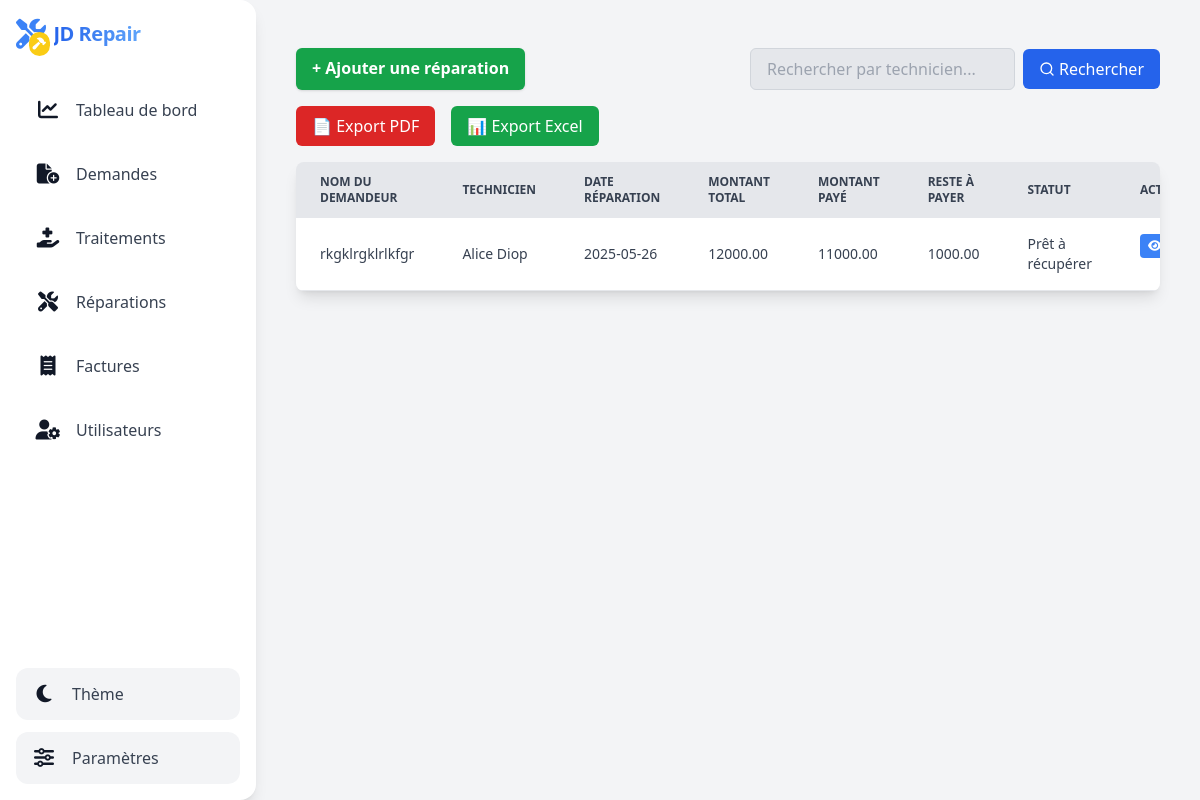
The app's page /admin/reparation/index.php, older data.
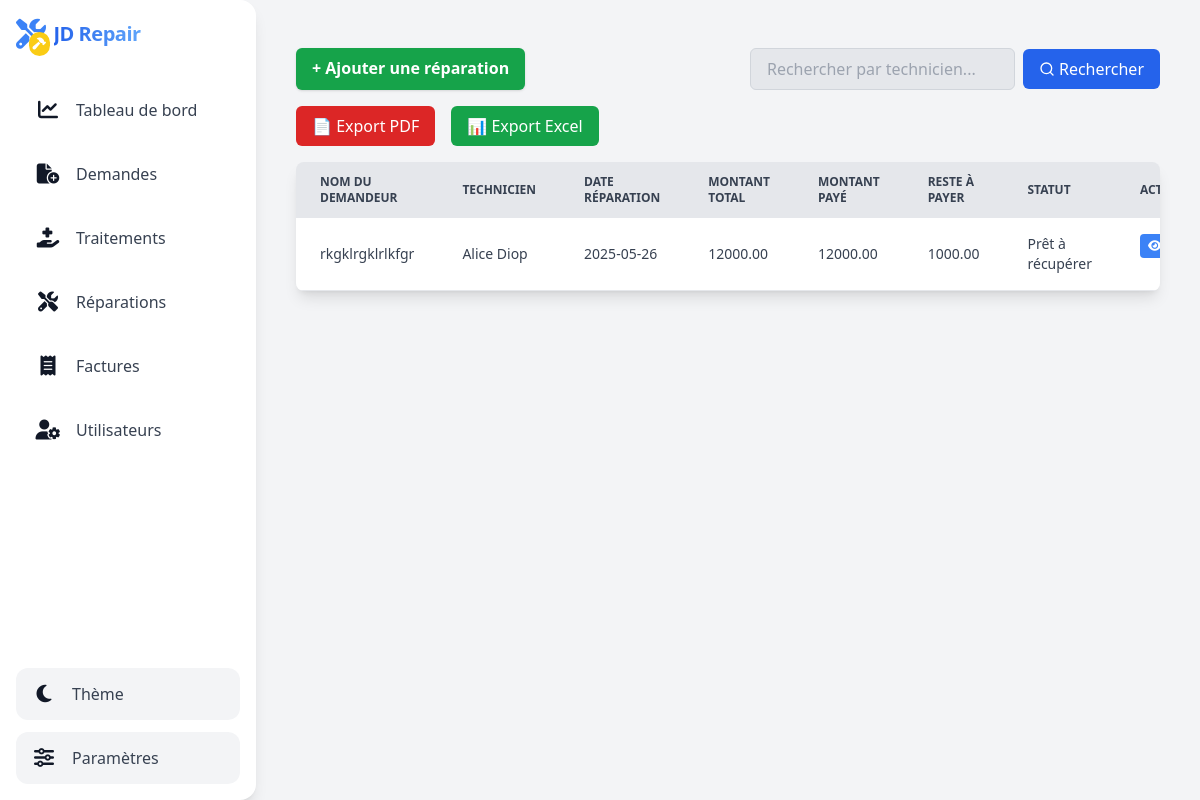
The same page, newer data.
### tables this page shows
CREATE TABLE `reparation` (
  `id_reparation` int(11) NOT NULL,
  `id_demande` int(11) NOT NULL,
  `id_traitement` int(11) NOT NULL,
  `date_reparation` date NOT NULL,
  `montant_total` decimal(10,2) DEFAULT NULL,
  `montant_paye` decimal(10,2) DEFAULT NULL,
  `reste_a_payer` decimal(10,2) DEFAULT NULL,
  `statut` enum('En cours','Endommagé','Prêt à récupérer') DEFAULT 'En cours'
);

CREATE TABLE `demande_reparation` (
  `id_demande` int(11) NOT NULL,
  `nom_complet` varchar(100) NOT NULL,
  `numero` varchar(20) NOT NULL,
  `email` varchar(100) DEFAULT NULL,
  `adresse` varchar(255) DEFAULT NULL,
  `marque_telephone` varchar(50) NOT NULL,
  `probleme` text NOT NULL,
  `date_demande` date NOT NULL,
  `type_reparation` enum('express','standard') DEFAULT 'standard'
);

CREATE TABLE `utilisateurs` (
  `id_utilisateur` int(11) NOT NULL,
  `nom_complet` varchar(100) NOT NULL,
  `email` varchar(100) NOT NULL,
  `mot_de_passe` varchar(255) NOT NULL,
  `role` enum('admin','technicien') DEFAULT 'technicien'
);

### admin/reparation/index.php (the view, shortened to what this page needs)
<?php
include $_SERVER['DOCUMENT_ROOT'].'/JD_REPAIR/config/db.php';
include $_SERVER['DOCUMENT_ROOT'].'/JD_REPAIR/includes/header.php';
include $_SERVER['DOCUMENT_ROOT'].'/JD_REPAIR/includes/sidebar.php';
$stmt = $pdo->prepare("
        SELECT
            r.*,
            dr.nom_complet AS nom_demandeur,
            u.nom_complet AS nom_technicien
        FROM reparation r
        INNER JOIN demande_reparation dr ON r.id_demande = dr.id_demande
        INNER JOIN traitement t ON r.id_traitement = t.id_traitement
        LEFT JOIN utilisateurs u ON t.id_technicien = u.id_utilisateur
        ORDER BY r.date_reparation DESC
");
$stmt->execute();
$reparations = $stmt->fetchAll();
?>
<div id="main-content" class="flex-1 overflow-x-hidden overflow-y-auto p-6 transition-all duration-300 md:ml-64">
    <div class="container mx-auto py-6 px-4">
        <div class="flex flex-col md:flex-row justify-between mb-4 gap-4 ">
            <a href="create.php" class="px-4 py-2 bg-green-600 hover:bg-green-700 text-white font-semibold rounded-md shadow">
                + Ajouter une réparation
            </a>
            <form id="searchForm" class="flex flex-col sm:flex-row gap-2 items-center">
                <input type="text" id="searchInput" placeholder="Rechercher par technicien..." class="px-4 py-2 bg-gray-200 text-gray-800 border border-gray-300 rounded-md" onkeyup="searchTable()" />
                <button type="button" class="flex items-center gap-1 px-4 py-2 bg-blue-600 text-white rounded-md hover:bg-blue-700">
                    <i data-lucide="search" class="w-4 h-4"></i> Rechercher
                </button>
            </form>
        </div>
        <div class="mb-4 flex gap-4">
            <button onclick="exportToPDF()" class="px-4 py-2 bg-red-600 hover:bg-red-700 text-white rounded-md">📄 Export PDF</button>
            <button onclick="exportToExcel()" class="px-4 py-2 bg-green-600 hover:bg-green-700 text-white rounded-md">📊 Export Excel</button>
        </div>
        <div class="overflow-x-auto bg-white dark:bg-gray-900 rounded-lg shadow-lg">
            <table id="reparationTable" class="min-w-full text-sm text-left text-gray-700 dark:text-gray-200">
                <thead class="text-xs text-gray-700 uppercase bg-gray-200 dark:bg-gray-700 dark:text-gray-200">
                    <tr>
                        <th class="px-6 py-3">Nom du Demandeur</th>
                        <th class="px-6 py-3">Technicien</th>
                        <th class="px-6 py-3">Date réparation</th>
                        <th class="px-6 py-3">Montant Total</th>
                        <th class="px-6 py-3">Montant Payé</th>
                        <th class="px-6 py-3">Reste à Payer</th>
                        <th class="px-6 py-3">Statut</th>
                        <th class="px-6 py-3 no-export">Actions</th>
                    </tr>
                </thead>
                <tbody id="reparationsTable">
                    <?php foreach ($reparations as $reparation): ?>
                        <tr class="border-b border-gray-200 dark:border-gray-700 hover:bg-gray-50 dark:hover:bg-gray-700">
                            <td class="px-6 py-4"><?= htmlspecialchars($reparation['nom_demandeur']) ?></td>
                            <td class="px-6 py-4"><?= htmlspecialchars($reparation['nom_technicien'] ?: 'Non assigné') ?></td>
                            <td class="px-6 py-4"><?= htmlspecialchars($reparation['date_reparation']) ?></td>
                            <td class="px-6 py-4"><?= htmlspecialchars($reparation['montant_total']) ?></td>
                            <td class="px-6 py-4"><?= htmlspecialchars($reparation['montant_paye']) ?></td>
                            <td class="px-6 py-4"><?= htmlspecialchars($reparation['reste_a_payer']) ?></td>
                            <td class="px-6 py-4"><?= htmlspecialchars($reparation['statut']) ?></td>
                            <td class="px-6 py-4 flex gap-2 no-export">
                                <button onclick='openDetailsModal(<?= json_encode($reparation) ?>)' class="bg-blue-500 text-white px-2 py-1 rounded hover:bg-blue-700 text-xs flex items-center gap-1">
                                    <i class="fa-solid fa-eye"></i> Voir
                                </button>
                            </td>
                        </tr>
                    <?php endforeach; ?>
                </tbody>
            </table>
        </div>
    </div>
</div>

Row changes from the older to the newer data that the page shows:
changed reparation "Prêt à récupérer": montant_paye "11000.00" → "12000.00"
